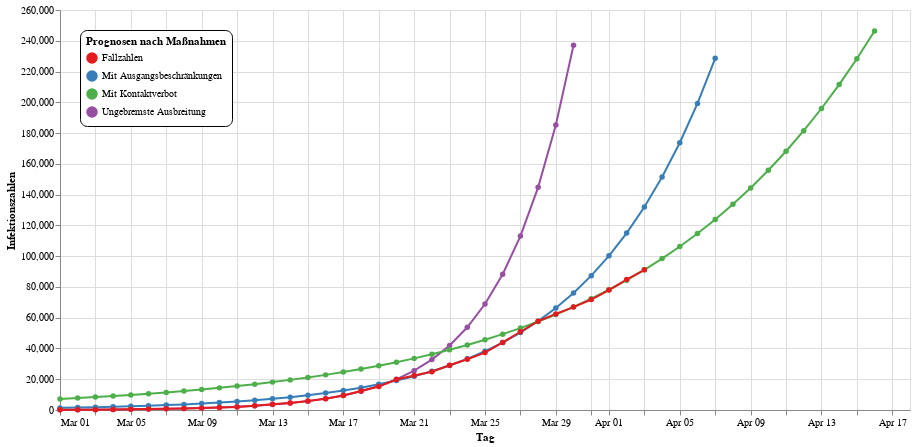

The cell this chart's notebook holds for it:
### Code cell
data = pd.read_csv("corona_infections.csv", header=0, names=["day", "cases"])
data["day"] = [dt.datetime.strptime(d + ' 2020', "%b %d %Y") for d in data["day"]]
md1 = dt.datetime(year=2020, month=3, day=20)
md2 = dt.datetime(year=2020, month=3, day=28)
c0 = np.array(data[data["day"] <= md1]["cases"])
d0 = np.array([d.toordinal() for d in data[data["day"] <= md1]["day"]])
c1 = np.array(data[(md1 <= data["day"])][(data["day"] <= md2)]["cases"])
d1 = np.array([d.toordinal() for d in data[md1 <= data["day"]][data["day"] <= md2]["day"]])
c2 = np.array(data[md2 <= data["day"]]["cases"])
d2 = np.array([d.toordinal() for d in data[md2 <= data["day"]]["day"]])
par0, _ = curve_fit(
    corona_curve, 
    xdata=d0, 
    ydata=c0, 
    p0=[c0[0], dt.datetime(year=2020, month=3, day=1).toordinal(), 8e-9, 5.6e7],
    bounds=(
        [0, d0[0], 1e-11, c0[-1]], 
        [c0[-1], dt.datetime(year=2021, month=6, day=1).toordinal(), 1e-8, 8.35e7])
)
par1, _ = curve_fit(
    corona_curve, 
    xdata=d1, 
    ydata=c1, 
    p0=[c1[0], dt.datetime(year=2020, month=3, day=20).toordinal(), 8e-9, 5.6e7],
    bounds=(
        [0, d1[0], 1e-11, c1[-1]], 
        [c1[-1], dt.datetime(year=2021, month=6, day=1).toordinal(), 1e-8, 8.35e7])
)
par2, _ = curve_fit(
    corona_curve, 
    xdata=d2, 
    ydata=c2, 
    p0=[c2[0], dt.datetime(year=2020, month=3, day=28).toordinal(), 8e-9, 5.6e7],
    bounds=(
        [0, d2[0], 1e-11, c2[-1]], 
        [c2[-1], dt.datetime(year=2021, month=6, day=1).toordinal(), 1e-8, 8.35e7])
)
print(par0, "\n", par1, "\n", par2)
data = data[data["day"] >= dt.datetime(year=2020, month=3, day=1)]
data = data.rename(columns={"day": "Tag", "cases": "Infektionszahlen"})
data["Typ"] = ["Fallzahlen" for d in data["Tag"]]
data["Typ"] = data["Typ"].astype(str)
data_count = len(data) + 15
for par, t in [(par0, "Ungebremste Ausbreitung"), 
               (par1, "Mit Ausgangsbeschränkungen"), 
               (par2, "Mit Kontaktverbot")]:
    for i in range(data_count):
        curve_value = corona_curve((list(data["Tag"])[0] + dt.timedelta(days=i)).toordinal(), *par)
        data = data.append(pd.DataFrame(
            [[list(data["Tag"])[0] + dt.timedelta(days=i), 
              curve_value if curve_value < 250000 else None,
              t]],
            columns=("Tag", "Infektionszahlen", "Typ")
        ), ignore_index=True)
data = data.tail(len(data)-data_count+15).append(data.head(data_count-15), ignore_index=True)
line = alt.Chart(data).mark_line(point=True).encode(
    alt.X("monthdate(Tag)", title="Tag"),
    alt.Y("Infektionszahlen:Q", title="Infektionszahlen"),
    color=alt.Color("Typ:N", 
                    scale=alt.Scale(scheme="set1"),
                    legend=alt.Legend(
        orient="none", legendX=20, legendY=20,
        fillColor="white", strokeColor="black", cornerRadius=7, padding=6,
        title="Prognosen nach Maßnahmen"))
)
nearest = alt.selection(type='single', nearest=True, on='mouseover',
                        fields=['Tag'], empty='none')
selectors = alt.Chart(data).mark_point().encode(
    alt.X("monthdate(Tag)", title="Tag"),
    opacity=alt.value(0),
).add_selection(nearest)
points = line.mark_point().encode(
    opacity=alt.condition(nearest, alt.value(1), alt.value(0))
)
text = line.mark_text(align='left', dx=5, dy=5).encode(
    text=alt.condition(nearest, 'Infektionszahlen:Q', alt.value(' '))
)
rules = alt.Chart(data).mark_rule(color='gray').encode(
    alt.X("monthdate(Tag)", title="Tag"),
).transform_filter(nearest)
alt.layer(
    line, selectors, points, rules, text
).properties(width=850, height=400)

### Figure 1 — Vega-Lite specification as saved in the notebook (floating-point values rounded to 4 significant figures; data arrays with more than 128 entries replaced by an {"elided": "..."} marker saying what was removed)
{"config": {"view": {"continuousWidth": 400, "continuousHeight": 300}}, "layer": [{"mark": {"type": "line", "point": true}, "encoding": {"color": {"type": "nominal", "field": "Typ", "legend": {"cornerRadius": 7, "fillColor": "white", "legendX": 20, "legendY": 20, "orient": "none", "padding": 6, "strokeColor": "black", "title": "Prognosen nach Maßnahmen"}, "scale": {"scheme": "set1"}}, "x": {"type": "temporal", "field": "Tag", "timeUnit": "monthdate", "title": "Tag"}, "y": {"type": "quantitative", "field": "Infektionszahlen", "title": "Infektionszahlen"}}}, {"mark": "point", "encoding": {"opacity": {"value": 0}, "x": {"type": "temporal", "field": "Tag", "timeUnit": "monthdate", "title": "Tag"}}, "selection": {"selector001": {"type": "single", "nearest": true, "on": "mouseover", "fields": ["Tag"], "empty": "none"}}}, {"mark": "point", "encoding": {"color": {"type": "nominal", "field": "Typ", "legend": {"cornerRadius": 7, "fillColor": "white", "legendX": 20, "legendY": 20, "orient": "none", "padding": 6, "strokeColor": "black", "title": "Prognosen nach Maßnahmen"}, "scale": {"scheme": "set1"}}, "opacity": {"condition": {"value": 1, "selection": "selector001"}, "value": 0}, "x": {"type": "temporal", "field": "Tag", "timeUnit": "monthdate", "title": "Tag"}, "y": {"type": "quantitative", "field": "Infektionszahlen", "title": "Infektionszahlen"}}}, {"mark": {"type": "rule", "color": "gray"}, "encoding": {"x": {"type": "temporal", "field": "Tag", "timeUnit": "monthdate", "title": "Tag"}}, "transform": [{"filter": {"selection": "selector001"}}]}, {"mark": {"type": "text", "align": "left", "dx": 5, "dy": 5}, "encoding": {"color": {"type": "nominal", "field": "Typ", "legend": {"cornerRadius": 7, "fillColor": "white", "legendX": 20, "legendY": 20, "orient": "none", "padding": 6, "strokeColor": "black", "title": "Prognosen nach Maßnahmen"}, "scale": {"scheme": "set1"}}, "text": {"condition": {"type": "quantitative", "field": "Infektionszahlen", "selection": "selector001"}, "value": " "}, "x": {"type": "temporal", "field": "Tag", "timeUnit": "monthdate", "title": "Tag"}, "y": {"type": "quantitative", "field": "Infektionszahlen", "title": "Infektionszahlen"}}}], "data": {"name": "data-c52517e033c47f7af2e7ffaa04ef51da"}, "height": 400, "width": 850, "$schema": "https://vega.github.io/schema/vega-lite/v4.0.2.json", "datasets": {"data-c52517e033c47f7af2e7ffaa04ef51da": {"elided": "181 records"}}}
